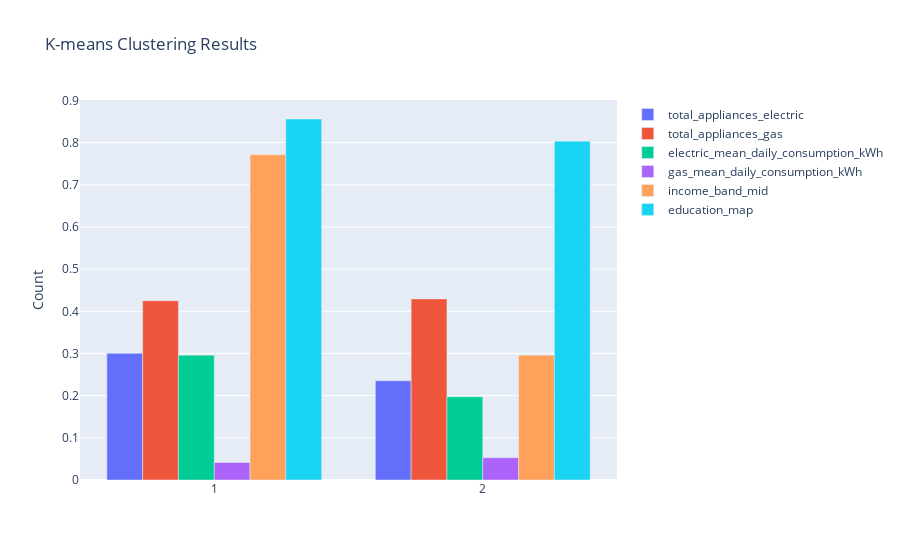

Write notebook code for a chart like this one.
### Markdown cell above
### 4. Cluster Result Visualization
- Visualize cluster results with a bar chart of the cluster centroids
- Plot PCC Heatmap for all features
- Plot Pairplot for all features

### Code cell
# Use  clusters for visualizations, as this is optimal value for silhouette score

# recalculate the model for two clusters
kmeans = KMeans(n_clusters=best_clusters, n_init='auto', max_iter=300, random_state=42)
kmeans_cluster_model = kmeans.fit(dataset_scaled)
km_clusters = kmeans.labels_
centroids = kmeans.cluster_centers_.T

# Plot the centroids for the clusters
centroids_df = pd.DataFrame(centroids.T, columns=dataset_scaled.columns)
clusters = [i+1 for i in range(best_clusters)]
print(clusters)

fig = go.Figure()
for column in centroids_df.columns:
    fig.add_trace(go.Bar(x=clusters, y=centroids_df[column], name=column))

fig.update_layout(yaxis_title='Count', barmode='group', title='K-means Clustering Results')
fig.show()

### Figure 1 — Plotly figure (JSON) as saved in the notebook; plotly's stock layout.template omitted (floating-point values rounded to 4 significant figures)
{"data": [{"name": "total_appliances_electric", "type": "bar", "x": [1, 2], "y": [0.3004, 0.2355]}, {"name": "total_appliances_gas", "type": "bar", "x": [1, 2], "y": [0.425, 0.4295]}, {"name": "electric_mean_daily_consumption_kWh", "type": "bar", "x": [1, 2], "y": [0.296, 0.1974]}, {"name": "gas_mean_daily_consumption_kWh", "type": "bar", "x": [1, 2], "y": [0.04165, 0.05277]}, {"name": "income_band_mid", "type": "bar", "x": [1, 2], "y": [0.7713, 0.2958]}, {"name": "education_map", "type": "bar", "x": [1, 2], "y": [0.856, 0.8034]}], "layout": {"barmode": "group", "title": {"text": "K-means Clustering Results"}, "yaxis": {"title": {"text": "Count"}}}}
